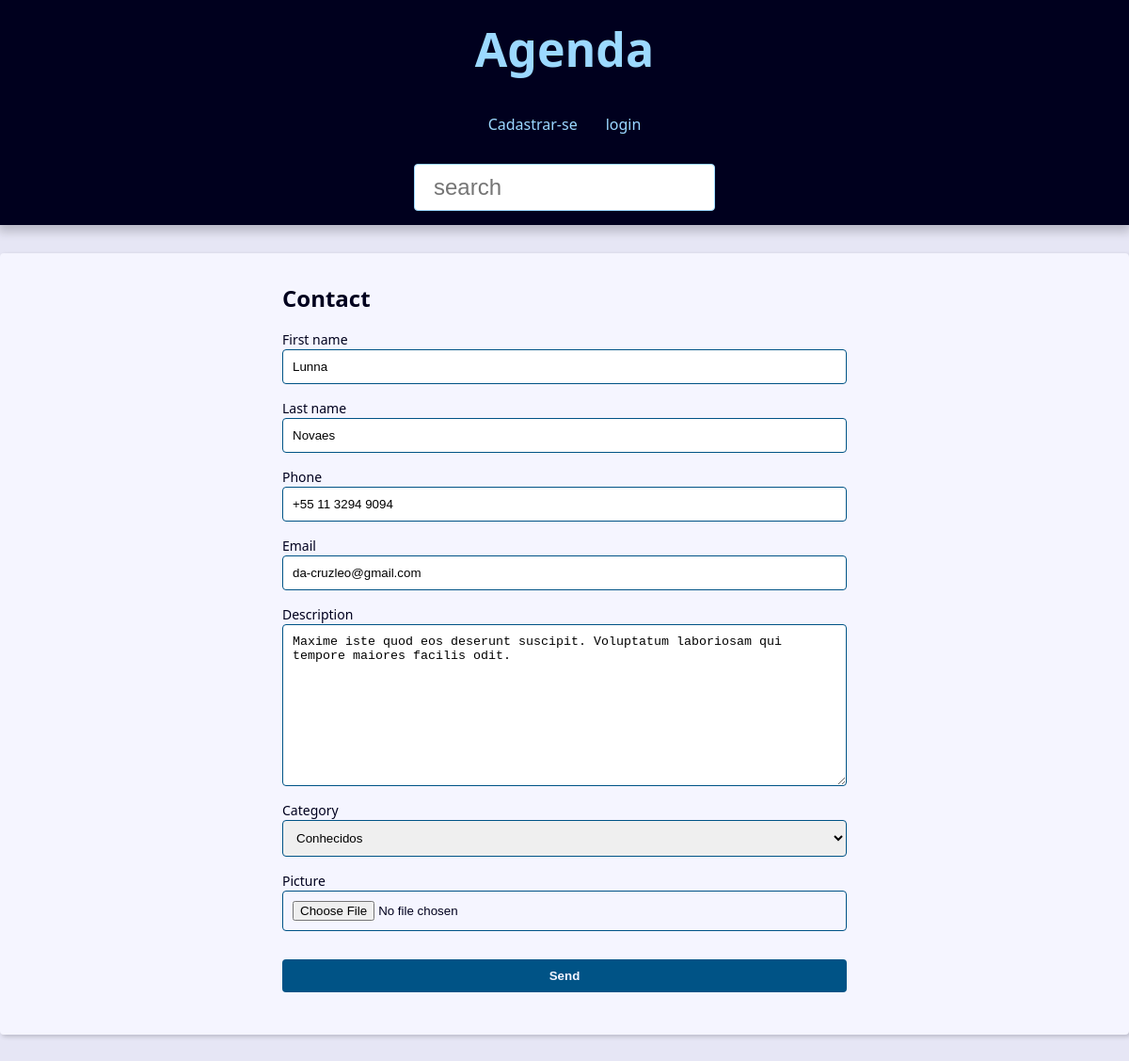
/contact/1002/update/, run on the app's committed database.
### contact/models.py (models this page shows, shortened)
class Contact(models.Model):
    first_name = models.CharField(max_length=50)
    last_name = models.CharField(max_length=50)
    phone = models.CharField(max_length=50)
    email = models.EmailField(max_length=254, blank=True)
    created_date = models.DateTimeField(default=timezone.now)
    description = models.TextField(blank=True)
    show = models.BooleanField(default=True)
    picture = models.ImageField(upload_to='pictures/%Y/%M', blank=True)
    category = models.ForeignKey(Category, on_delete=models.SET_NULL,
    blank=True, null=True)
    owner = models.ForeignKey(User, on_delete=models.SET_NULL,
    blank=True, null=True)

### contact/views/contacts_forms.py (the view, shortened to what this page needs)
# urls.py: path('contact/<int:id_contact>/update/', contact_views.update, name='update'),
def update(request, id_contact):
    contact = get_object_or_404(
        Contact, pk=id_contact, show=True
    )
    form_action = reverse('update', args=(id_contact,))
    context = {
            'form': ContactForm( instance=contact),
            'form_action': form_action,
    }
    return render(
        request,
        'contacts/create.html',
        context,
)

### contact/forms.py (shortened to what this page needs)
class ContactForm(forms.ModelForm):
    picture = forms.ImageField(
        widget=forms.FileInput(
            attrs={
                'accept': 'image/*',
            }
        )
    )
    class Meta:
        model = models.Contact
        fields = (
            'first_name', 'last_name', 'phone',
            'email', 'description', 'category',
            'picture',
        )

### contact/models.py (called while the page is built)
    def __str__(self) -> str:
        return self.name

### contact/templates/contacts/create.html (shortened to what this page needs)
{% extends "global/index.html" %}
{% block content %}
<div class="form-wrapper">
  <h2>Contact</h2>
  <form
    action="{{ form_action }}"
    method="POST"
    enctype="multipart/form-data"
  >
  <div class="form-content">
    {% for field in form %}
        <div class="form-group">
          <label for="{{ field.id_for_label }}">{{ field.label }}</label>
          {{ field }}
        </div>
    {% endfor %}
</div>
      <div class="form-content">
        <div class="form-group">
          <button class="btn" type="submit">Send</button>
        </div>
      </div>
    </form>
  </div>
{% endblock content %}

### contact/static/css/style.css (style rules this page uses)
:root { --spacing: 1.5rem; --link-dark-color: rgb(0, 83, 134); --link-light-color: rgb(156, 217, 255); --clr-white: rgb(245, 245, 255); --clr-black: rgb(0, 0, 30); --clr-light-gray: rgb(230, 230, 245); --clr-dark-shadow-5: rgba(0, 0, 10, 5%); --clr-dark-shadow-10: rgba(0, 0, 10, 10%); --clr-dark-shadow-20: rgba(0, 0, 10, 20%); --clr-light-shadow-5: rgba(200, 200, 255, 5%); --clr-light-shadow-10: rgba(200, 200, 255, 10%); --clr-light-shadow-20: rgba(200, 200, 255, 20%); --main-page-width: 120rem; --table-min-width: 60rem; --biggest-font-size: 5rem; --bigger-font-size: 4rem; --big-font-size: 3.2rem; --medium-font-size: 2.4rem; --small-font-size: 1.6rem; --smaller-font-size: 1.4rem; --smallest-font-size: 1.2rem; --transition-fast: 300ms; --transition-medium: 600ms; --transition-slow: 1s; --default-border-radius: 4px; }
*, *::before, *::after { margin: 0; padding: 0; box-sizing: border-box; }
html { font-size: 62.5%; }
body { font-family: system-ui, -apple-system, BlinkMacSystemFont, 'Segoe UI', Roboto, Oxygen, Ubuntu, Cantarell, 'Open Sans', 'Helvetica Neue', sans-serif; line-height: 1.5; font-size: var(--small-font-size); color: var(--clr-black); -webkit-font-smoothing: antialiased; background: var(--clr-light-gray); }
.form-wrapper { max-width: 60rem; margin: var(--spacing) auto; }
.form-content { margin: var(--spacing) 0; }
.form-group { display: flex; flex-direction: column; padding-bottom: var(--spacing); }
.form-group input, .form-group textarea, .form-group select { padding: 1rem; border-radius: var(--default-border-radius); border: 1px solid var(--link-dark-color); }
.form-group label { font-size: var(--smaller-font-size); }
.btn { background-color: var(--link-dark-color); color: var(--clr-white); font-weight: bold; border: none; padding: 1rem 2rem; border-radius: var(--default-border-radius); cursor: pointer; transition: filter var(--transition-fast) ease-in-out; }

### data on the page
Contact: form "Lunna" "Novaes" "+55 11 3294 9094" "da-cruzleo@gmail.com" "Maxime iste quod eos deserunt suscipit. Voluptatum laboriosam qui tempore maiores facilis odit." "Conhecidos"

### other printed values
{{ field.label }} "First name" "Last name" "Phone" "Email" "Description" "Category" "Picture"
